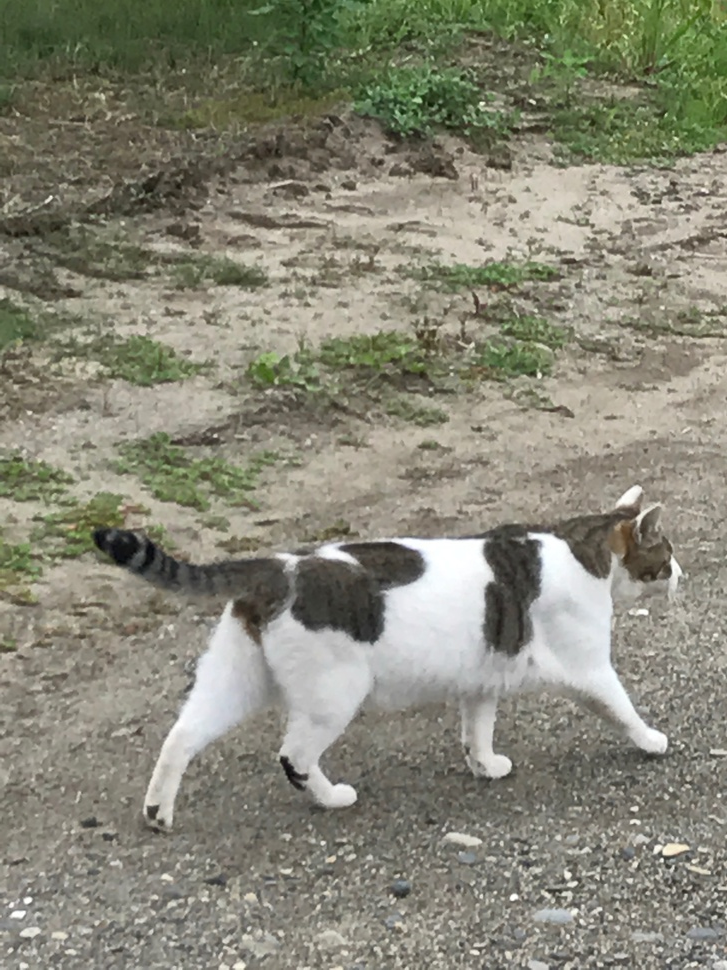
#> input picture cleansing_data/sample.JPG, 727 x 970 px, shrunk from 3024 x 4032 before the run, found by its file name; the run also reads 2 pictures not shown here
$ jupyter execute --allow-errors Chapter15_Sample.ipynb   (shell and % lines are left out)
#> lines starting #> are read from the running program, lines starting #| are printed output that depends on the picture; after the words box and inside, x2 and y2 are one past the last pixel; in counts of white or black regions, pixels touching at a corner belong together
#  ★Chapter15　OpenCV 的运用与图像数据的预处理

- **15.1 图像数据的基础知识**
    - **15.1.1 RGB 数据**
    - **15.1.2 图像数据的格式**
    - **15.1.3 透明数据**
<br><br>
- **15.2 OpenCV 的基础**
    - **15.2.1 图像的读取与显示**
    - **15.2.2 图像的创建与保存**
    - **15.2.3 图像的剪裁与缩放**
    - **15.2.4 图像的旋转与翻转**
    - **15.2.5 色调变换与颜色反转**
<br><br>
- **15.3 OpenCV 的运用**
    - **15.3.1  阈值处理（二值化）**
    - **15.3.2  遮罩**
    - **15.3.3  模糊**
    - **15.3.4  降噪**
    - **15.3.5  膨胀与收缩**
<br><br>
- **附加习题**
- **综合附加习题**

**ATTENTION：在Jupyter Notebook 中显示 matplotlib 图像时**

在Jupyter  Notebook 中显示 matplotlib 图像时，需要执行以下命令。

**ATTENTION：在执行第15章的示例程序之前**

[cell 1]
import matplotlib.pyplot as plt
import cv2
import numpy as np
import time
def aidemy_imshow(name, img):
    b,g,r = cv2.split(img)
    img = cv2.merge([r,g,b])
    plt.imshow(img)
    plt.show()

cv2.imshow = aidemy_imshow

**程序清单15.1：执行第 15 章示例程序之前必须执行的代码**

## ●15.1 图像数据的基础知识

### ○15.1.1 RGB 数据

本节没有示例程序

### ○15.1.2 图像数据的格式

本节没有示例程序

### ○15.1.3 透明数据

本节没有示例程序

## ●15.2 OpenCV 的基础

### ○15.2.1 图像的读取与显示

[cell 2]
# 请事先在与执行文件相同的目录中创建“cleansinger .data”文件夹，并放入本书第15章的样本“sample.jpg”
# 导入
import numpy as np
import cv2

# 读取图像
# 当sample.jpg在cleansing data文件夹中时的代码
img = cv2.imread("cleansing_data/sample.jpg")
#> img is the input picture: shape (970, 727, 3); mean B, G, R 118.5, 134.3, 134.7

# sample 为窗口的名称
cv2.imshow("sample", img)

**程序清单 15.2：图像读取与显示的示例**（当sample.jpg在cleansingh-data文件夹中时的代码。）

#### □习题

[cell 3]
import numpy as np
import cv2
# 请在这里输入答案

**程序清单 15.3：习题**

#### □参考答案

[cell 4]
import numpy as np
import cv2
import matplotlib.pyplot as plt
# 请在这里输入答案

# 使用 OpenCV 读取图像
img = cv2.imread("cleansing_data/sample.jpg")

# 输出图像
cv2.imshow("sample", img)

**程序清单 15.4：参考答案**

### ○15.2.2 图像的创建与保存

[cell 5]
import numpy as np
import cv2

# 指定图像的尺寸
img_size = (512, 512)

# 创建包含图像信息的矩阵
# 由于这里创建的图像是红色的，因此使用每个元素都是 [0, 0, 255] 的 512×512矩阵
# 注意矩阵将被转置
# 图像数据的各个元素只能取 0 和 255 之间的值。为了明确这一点，我们将在 dtype 选项中指定数据的类型
my_img = np.array([[[0, 0, 255] for _ in range(img_size[1])] for _ in range(img_size[0])], dtype="uint8")

# 显示图像
cv2.imshow("sample", my_img)

# 保存图像
# 文件名为my_img.jpg
cv2.imwrite("my_red_img.jpg", my_img)

**程序清单 15.5：图像创建与保存的示例**

#### □习题

[cell 6]
import numpy as np
import cv2

# 指定图像的尺寸
img_size = (512, 512)

# 请创建一个大小为 512×512 的绿色图像

**程序清单 15.6：习题**

#### □参考答案

[cell 7]
import numpy as np
import cv2

# 指定图像的尺寸
img_size = (512, 512)

# 请创建一个大小为 512×512 的绿色图像
img = np.array([[[0, 255, 0] for _ in range(img_size[1])] for _ in range(img_size[0])], dtype="uint8")

cv2.imshow("sample", img)
#> call 4 of aidemy_imshow, with name = 'sample'
#> in aidemy_imshow (call 4), `img = cv2.merge([r,g,b])`:
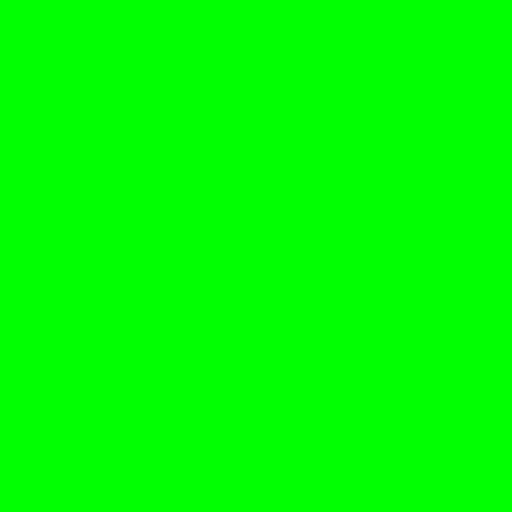
#> img: shape (512, 512, 3); mean R, G, B 0, 255, 0

**程序清单 15.7：参考答案**

### ○15.2.3 图像的剪裁与缩放

[cell 8]
import numpy as np
import cv2

img = cv2.imread("cleansing_data/sample.jpg")
size = img.shape

# 将表示图像的矩阵中的一部分取出，就是剪裁
# 要将图像分成 n 等份时，需要计算尺寸的商，并舍弃小数点之后的值

my_img = img[: size[0] // 2, : size[1] // 3]

# 在这里我们在保持原有图像的宽高比的同时，分别对宽和高乘以 2，请注意指定新的图像尺寸时，是按照（宽度、高度）的顺序指定的

my_img = cv2.resize(my_img, (my_img.shape[1] * 2, my_img.shape[0] * 2))
#> my_img: shape (970, 484, 3)

cv2.imshow("sample", my_img)
#> in aidemy_imshow (call 5), `b,g,r = cv2.split(img)`:
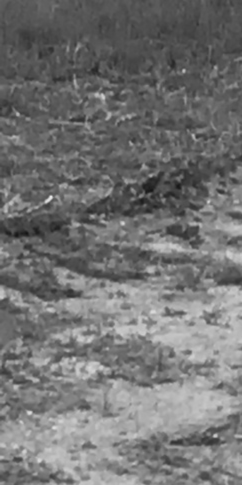
#> g: shape (970, 484) (shown at 1/2 size); min 20, max 242, mean 114.6

**程序清单 15.8：图像剪裁与缩放的示例**

#### □习题

[cell 9]
import numpy as np
import cv2

img = cv2.imread("cleansing_data/sample.jpg")

# 请在此处输入答案


cv2.imshow("sample", my_img)

**程序清单 15.9：习题**

#### □参考答案

[cell 10]
import numpy as np
import cv2

img = cv2.imread("cleansing_data/sample.jpg")

# 请在此处输入答案
my_img = cv2.resize(img, (img.shape[1] // 3, img.shape[0] // 3))
#> my_img: shape (323, 242, 3)

cv2.imshow("sample", my_img)

**程序清单 15.10：参考答案**

### ○15.2.4 图像的旋转与翻转

[cell 11]
import numpy as np
import cv2

img = cv2.imread("cleansing_data/sample.jpg")

# 创建使用 warpAffine() 函数时需要用到的矩阵
# 第 1 个参数为旋转的中心（在这里是图像的中心）
# 第 2 个参数为旋转的角度（在这里是 180°）
# 第 3 个参数为倍率（在这里是放大 2 倍）

mat = cv2.getRotationMatrix2D(tuple(np.array(img.shape[:2]) / 2), 180, 2.0)

# 进行仿射变换
# 第 1 个参数为需要变换的图像
# 第 2 个参数为上面生成的矩阵（mat）
# 第 3 个参数为尺寸

my_img = cv2.warpAffine(img, mat, img.shape[:2])
#> my_img: shape (727, 970, 3)

cv2.imshow("sample", my_img)

**程序清单 15.11：图像旋转与翻转的示例**

#### □习题

[cell 12]
import numpy as np
import cv2

img = cv2.imread("cleansing_data/sample.jpg")

# 请在这里输入答案


cv2.imshow("sample", my_img)

**程序清单 15.12：习题**

#### □参考答案

[cell 13]
import numpy as np
import cv2

img = cv2.imread("cleansing_data/sample.jpg")

# 请在这里输入答案
my_img = cv2.flip(img, 0)
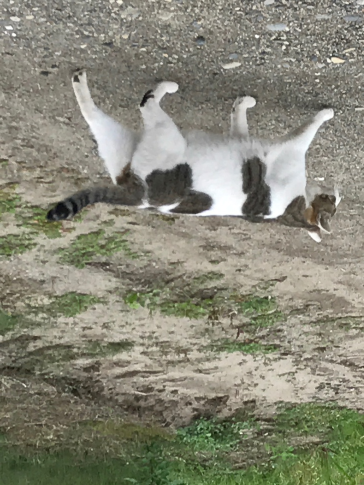
#> my_img: shape (970, 727, 3) (shown at 1/2 size); mean B, G, R 118.5, 134.3, 134.7

cv2.imshow("sample", my_img)

**程序清单 15.13：参考答案**

### ○15.2.5 色调变换与颜色反转

[cell 14]
import numpy as np
import cv2

img = cv2.imread("cleansing_data/sample.jpg")

# 颜色空间的转换
my_img = cv2.cvtColor(img, cv2.COLOR_RGB2LAB)
#> my_img: shape (970, 727, 3); mean of channels 0, 1, 2 138.9, 122.4, 125.9

cv2.imshow("sample", my_img)

**程序清单 15.14：色调变换与颜色反转的示例**

#### □习题

[cell 15]
import numpy as np
import cv2

img = cv2.imread("cleansing_data/sample.jpg")

# 请在此处输入答案


cv2.imshow("sample", img)

**程序清单 15.15：习题**

#### □参考答案

[cell 16]
import numpy as np
import cv2

img = cv2.imread("cleansing_data/sample.jpg")

# 请在此处输入答案
for i in range(len(img)):
    for j in range(len(img[i])):
        for k in range(len(img[i][j])):
            img[i][j][k] = 255 - img[i][j][k]
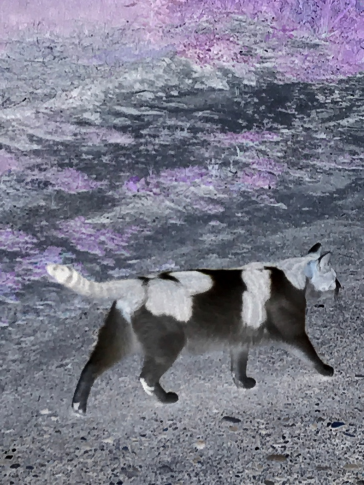
#> img: shape (970, 727, 3) (shown at 1/2 size); mean B, G, R 136.5, 120.7, 120.3

cv2.imshow("sample", img)

**程序清单 15.16：参考答案**

## ●5.3 OpenCV 的运用

### ○15.3.1 阈值处理（二值化）

[cell 17]
import numpy as np
import cv2

img = cv2.imread("cleansing_data/sample.jpg")

# 第 1 个参数为待处理的图像
# 第 2 个参数为阈值
# 第 3 个参数为最大值 (maxValue)
# 第 4 个参数为 THRESH_BINARY、THRESH_BINARY_INV、THRESH_TOZERO、THRESH_TRUNC、THRESH_TOZERO_INV其中之一。说明如下

#THRESH_BINARY　  ：  超过阈值的像素设为 maxValue，其他的像素设为 0
#THRESH_BINARY_INV：　超过阈值的像素设为 0，其他的像素设为 maxValue
#THRESH_TRUNC　   ：　超过阈值的像素保持不变，其他的像素设为 0
#THRESH_TOZERO　  ：　超过阈值的像素设为阈值，其他的像素保持不变
#THRESH_TOZERO_INV：　超过阈值的像素设为 0，其他的像素保持不变

# 在这里将阈值设为 75，最大值设为 255（在这里不会被使用），并使用 THRESH_TOZERO
# 阈值也会被返回，通过 retval 来接收
retval, my_img = cv2.threshold(img, 75, 255, cv2.THRESH_TOZERO)

cv2.imshow("sample", my_img)
#> in aidemy_imshow (call 14), `b,g,r = cv2.split(img)`:
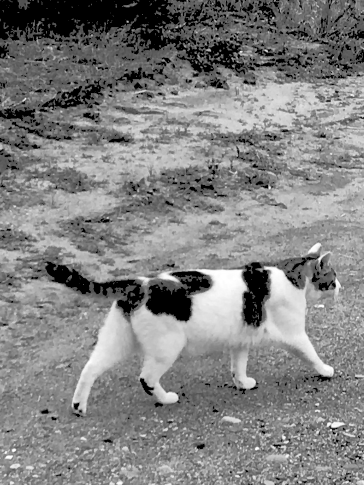
#> r: shape (970, 727) (shown at 1/2 size); min 0, max 255, mean 129.1

**程序清单 15.17：参考答案**

#### □习题

[cell 18]
import numpy as np
import cv2

img = cv2.imread("cleansing_data/sample.jpg")

# 请在这里输入答案

**程序清单 15.18：习题**

#### □参考答案

[cell 19]
import numpy as np
import cv2

img = cv2.imread("cleansing_data/sample.jpg")

# 请在这里输入答案
retval, my_img = cv2.threshold(img, 100, 255, cv2.THRESH_BINARY)
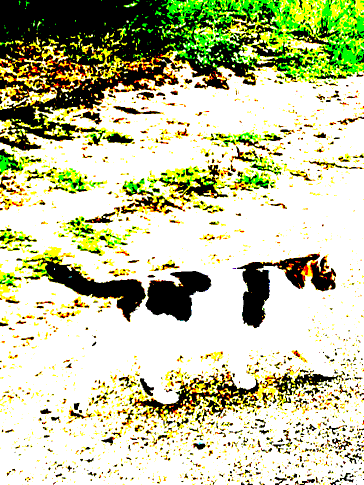
#> my_img: shape (970, 727, 3) (shown at 1/2 size); mean B, G, R 161.6, 198.9, 194.7

cv2.imshow("sample", my_img)
#> in aidemy_imshow (call 15), `b,g,r = cv2.split(img)`:
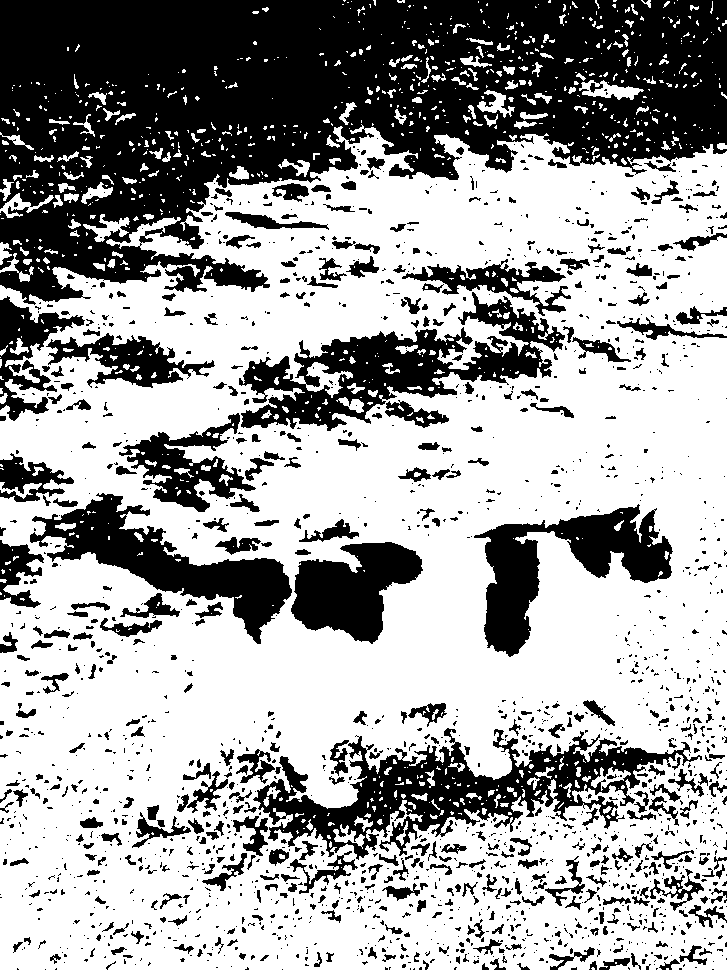
#> b: shape (970, 727); 63.4% white; 1847 black regions (1372 under 20 px), largest, box (x1, y1, x2, y2) and area: (0, 0, 727, 305) 129805, (253, 728, 702, 860) 19110, (239, 292, 565, 431) 15567

**程序清单 15.19：参考答案**

### ○15.3.2 遮罩

[cell 20]
# 事前に「cleansing_data」フォルダに本書のChapter15のサンプル「mask.png」を入れておいてください
import numpy as np
import cv2

img = cv2.imread("cleansing_data/sample.jpg")

# 指定第 2 个参数为 0，就可以将输入变成通道数为 1 的图像进行读取
mask = cv2.imread("cleansing_data/mask.png", 0)

# 调整图像大小使其与原始图像尺寸相同
mask = cv2.resize(mask, (img.shape[1], img.shape[0]))

# 用第 3 个参数指定用于遮罩的图像
my_img = cv2.bitwise_and(img, img, mask = mask)

cv2.imshow("sample", my_img)

**程序清单 15.20：遮罩的示例**

#### □习题

#> (a cell that did not finish here is left out)

**程序清单 15.21：习题**

#### □参考答案

[cell 22]
import numpy as np
import cv2

img = cv2.imread("cleansing_data/sample.jpg")

mask = cv2.imread("cleansing_data/mask.png", 0)

mask = cv2.resize(mask, (img.shape[1], img.shape[0]))

# 请在这里输入答案
retval, mask = cv2.threshold(mask, 0, 255, cv2.THRESH_BINARY_INV)

my_img = cv2.bitwise_and(img, img, mask = mask)

cv2.imshow("sample", my_img)

**程序清单 15.22：参考答案**

### ○15.3.3  模糊

[cell 23]
import numpy as np
import cv2

img = cv2.imread("cleansing_data/sample.jpg")

# 第 1 个参数为原始图像
# 第 2 个参数指定 n×n 的 n 的值（n 为奇数）
# 第 3 个参数为 x 轴方向的偏差（通常为 0 即可）
my_img = cv2.GaussianBlur(img, (5, 5), 0)

cv2.imshow("sample", my_img)

**程序清单 15.23：模糊的示例**

#### □习题

[cell 24]
import numpy as np
import cv2

img = cv2.imread("cleansing_data/sample.jpg")

# 请在这里输入答案


cv2.imshow("sample", my_img)

**程序清单 15.24：习题**

#### □参考答案

[cell 25]
import numpy as np
import cv2

img = cv2.imread("cleansing_data/sample.jpg")

# 请在这里输入答案
my_img = cv2.GaussianBlur(img, (21, 21), 0)

cv2.imshow("sample", my_img)

**程序清单 15.25：参考答案**

### ○15.3.4  降噪

[cell 26]
import numpy as np
import cv2

img = cv2.imread("cleansing_data/sample.jpg")

my_img = cv2.fastNlMeansDenoisingColored(img)

cv2.imshow("sample", my_img)

**程序清单 15.26：降噪的示例**

### ○15.3.5 膨胀与收缩

[cell 27]
import numpy as np
import cv2

img = cv2.imread("cleansing_data/sample.jpg")

# 过滤器的定义
filt = np.array([[0, 1, 0],
                [1, 0, 1],
                [0, 1, 0]], np.uint8)

# 膨胀的处理
my_img = cv2.dilate(img, filt)

cv2.imshow("sample", my_img)

**程序清单 15.27：膨胀的示例**

#### □习题

[cell 28]
import numpy as np
import cv2
import matplotlib.pyplot as plt

img = cv2.imread("cleansing_data/sample.jpg")

# 请在这里输入答案


cv2.imshow("sample", my_img)

# 为了方便进行比较，显示原始的图像
cv2.imshow("original", img)
plt.show()

**程序清单 15.28：习题**

#### □参考答案

[cell 29]
import numpy as np
import cv2
import matplotlib.pyplot as plt

img = cv2.imread("cleansing_data/sample.jpg")

# 请在这里输入答案
filt = np.array([[0, 1, 0],
                [1, 0, 1],
                [0, 1, 0]], np.uint8)

# 收缩处理
my_img = cv2.erode(img, filt)

cv2.imshow("sample", my_img)

# 为了方便进行比较，显示原始的图像
cv2.imshow("original", img)
plt.show()

**程序清单 15.29：参考答案**

## ●附加习题

#### □习题

#> (a cell that did not finish here is left out)

**程序清单 15.30：习题**

#### □参考答案

[cell 31]
import cv2
import numpy as np


img = cv2.imread("cleansing_data/sample.jpg")
# 指定原始的图像
cv2.imshow('Original', img)

# 请对图像进行模糊处理（第 2 个参数为 77，请指定为 77）
blur_img = cv2.GaussianBlur(img, (77,77), 0)
cv2.imshow('Blur', blur_img)

# 请对图像的颜色进行翻转
bit_img = cv2.bitwise_not(img)
cv2.imshow('Bit', bit_img)

# 请进行阈值处理（阈值设置为 90，低于该值的不做更改，高于该值的设为０）
retval, thre_img = cv2.threshold(img, 90, 255, cv2.THRESH_TOZERO)
cv2.imshow('THRESH', thre_img)

**程序清单 5.31：参考答案**

### ●综合附加习题

#### □习题

[cell 32]
import os

import numpy as np
import matplotlib.pyplot as plt
import cv2

def  scratch_image(img,  flip=True,  thr=True,  filt=True,  resize=True,
erode=True):
    # ---------------------- 请从下方开始输入代码 ----------------------


#> called with flip = True, thr = True, filt = True, resize = True, erode = True
    return
    # ---------------------- 请在此处结束代码的输入 ----------------------
# 读取图像
cat_img = cv2.imread("cleansing_data/cat_sample.jpg")

# 图像注水
scratch_cat_images = scratch_image(cat_img)

# 创建保存图像的文件夹
if not os.path.exists("scratch_images"):
    os.mkdir("scratch_images")

#> (the rest of this cell did not finish here and is left out)

**程序清单 15.32：习题**

#### □参考答案

[cell 33]
import os

import numpy as np
import matplotlib.pyplot as plt
import cv2

def  scratch_image(img,  flip=True,  thr=True,  filt=True,  resize=True,
erode=True):
    # ---------------------- 请从下方开始输入代码 ----------------------
    # 将不同的注水方法集中保存到数组中
#> called with flip = True, thr = True, filt = True, resize = True, erode = True
    methods = [flip, thr, filt, resize, erode]
    # 获取图像的尺寸，创建在进行模糊处理时需要使用的过滤器
    img_size = img.shape
    filter1 = np.ones((3, 3))
    # 将原始图像数据保存到数组中
    images = [img]
    # 用于注水处理的函数
    scratch = np.array([
        lambda x: cv2.flip(x, 1),
        lambda x: cv2.threshold(x, 100, 255, cv2.THRESH_TOZERO)[1],
        lambda x: cv2.GaussianBlur(x, (5, 5), 0),
        lambda x: cv2.resize(cv2.resize(
                        x, (img_size[1] // 5, img_size[0] // 5)
                    ),(img_size[1], img_size[0])),
        lambda x: cv2.erode(x, filter1)
    ])
    # 将函数和图像作为参数，与原始图像一起进行注水处理
    doubling_images = lambda f, imag: np.r_[imag, [f(i) for i in imag]]
    # 对 methods 为 True 的函数进行注水处理
    for func in scratch[methods]:
        images = doubling_images(func, images)

    return images
    # ---------------------- 请在此处结束代码的输入 ----------------------
# 读取图像
cat_img = cv2.imread("cleansing_data/cat_sample.jpg")

# 图像注水
scratch_cat_images = scratch_image(cat_img)

# 创建保存图像的文件夹
if not os.path.exists("scratch_images"):
    os.mkdir("scratch_images")

for num, im in enumerate(scratch_cat_images):
    # 首先指定文件保存路径“scratch_images/”，并添加编号将其保存
    cv2.imwrite("scratch_images/" + str(num) + ".jpg" ,im)
#> this loop made 32 passes

**程序清单 15.33：参考答案**

#### □別解

此外，在执行程序清单 15.34 中的代码之前，如果先执行了程序清单 15.33，请将已经保存的 scratch_images 目录名称更改为如 scratch_images1 之类的名称。

[cell 34]
import sys
import os

import numpy as np
import matplotlib.pyplot as plt
import cv2

def  scratch_image(img,  flip=True,  thr=True,  filt=True,  resize=True,
erode=True):
    # ---------------------- 请从下方开始输入代码 ----------------------
    # 将不同的注水方法集中保存到数组中
#> called with flip = True, thr = True, filt = True, resize = True, erode = True
    methods = [flip, thr, filt, resize, erode]
    # 获取图像的尺寸，创建在进行模糊处理时需要使用的过滤器
    img_size = img.shape
    filter1 = np.ones((3, 3))
    # 用于注水处理的函数
    scratch = np.array([
        lambda x: cv2.flip(x, 1),
        lambda x: cv2.threshold(x, 100, 255, cv2.THRESH_TOZERO)[1],
        lambda x: cv2.GaussianBlur(x, (5, 5), 0),
        lambda x: cv2.resize(cv2.resize(
                        x, (img_size[1] // 5, img_size[0] // 5)
                    ),(img_size[1], img_size[0])),
        lambda x: cv2.erode(x, filter1)
    ])
    act_scratch = scratch[methods]

    # 准备方法
    act_num = np.sum([methods])
    form = "0" + str(act_num) + "b"
    cf = np.array([list(format(i, form)) for i in range(2**act_num)])

    # 执行图像变换处理
    images = []
    for i in range(2**act_num):
        im = img
    for func in act_scratch[cf[i]=="1"]:  # 引用 bool 索引
        im = func(im)
        images.append(im)
#> this loop made 5 passes
#> after the loop, images = 5 items

    return images
    # ---------------------- 请在此处结束代码的输入 ----------------------
# 读取图像
cat_img = cv2.imread("cleansing_data/cat_sample.jpg")

# 图像注水
scratch_cat_images = scratch_image(cat_img)
#> scratch_cat_images = 5 items

# 创建保存图像的文件夹
if not os.path.exists("scratch_images"):
    os.mkdir("scratch_images")

for num, im in enumerate(scratch_cat_images):
    # 首先指定文件保存路径“scratch_images/”，并添加编号将其保存
    cv2.imwrite("scratch_images/" + str(num) + ".jpg" ,im)
